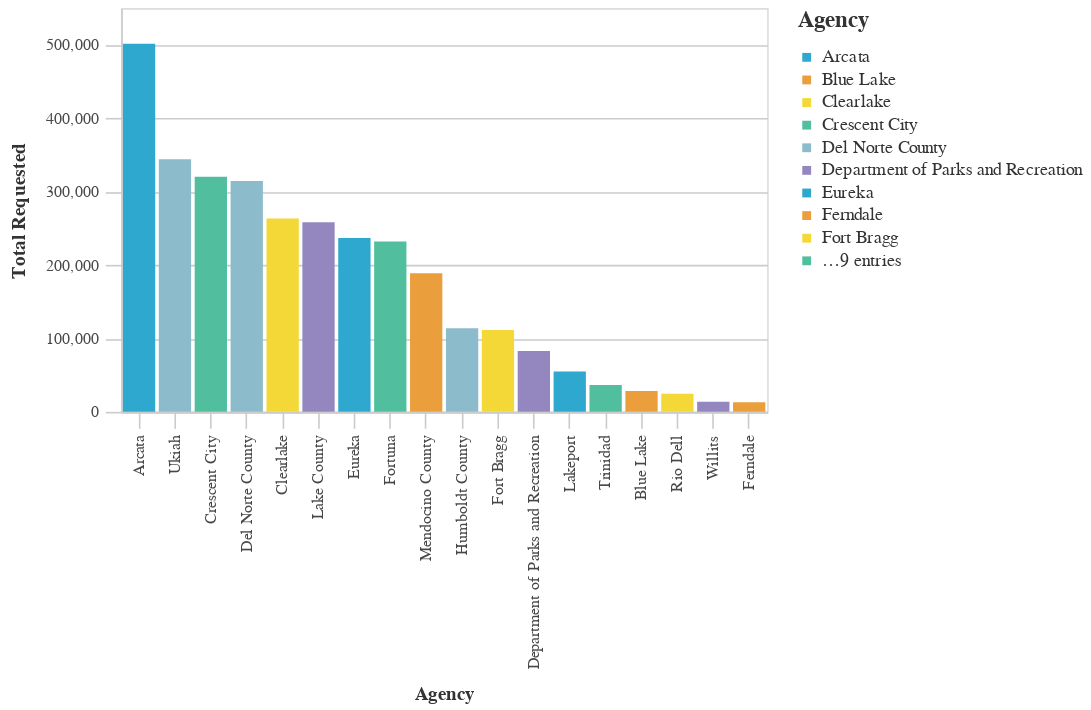

The cell this chart's notebook holds for it:
### Markdown cell above
### Average Total Requested Funds by Agency ($2021)

### Code cell
#Bar chart Average Total Requested Funds by Agency
chart4=(_dla_utils.basic_bar_chart_no_save((((_dla_utils.calculate_data_all(df, 'adjusted_total_requested', 'primary_agency_name', aggfunc="mean"))
                          >>arrange(-_.adjusted_total_requested)).head(30)
                        ), 'primary_agency_name','adjusted_total_requested', 'primary_agency_name', district
                          
                       ))
    
display(chart4)

### Figure 1 — Vega-Lite specification as saved in the notebook (floating-point values rounded to 4 significant figures)
{"config": {"view": {"continuousWidth": 400, "continuousHeight": 300}, "axis": {"domainColor": "#cbcbcb", "grid": true, "gridColor": "#cbcbcb", "gridWidth": 1, "labelColor": "#474747", "labelFont": "Nunito Sans", "labelFontSize": 10, "labelPadding": 4, "tickColor": "#cbcbcb", "tickSize": 10, "titleColor": "#333", "titleFont": "Raleway", "titleFontSize": 12, "titlePadding": 10}, "axisBand": {"grid": false}, "background": "white", "font": "Raleway", "header": {"labelFont": "Nunito Sans", "titleFont": "Raleway"}, "legend": {"labelColor": "#333", "labelFont": "Nunito Sans", "labelFontSize": 11, "labelLimit": 0, "padding": 1, "symbolSize": 30, "symbolType": "square", "titleColor": "#333", "titleFont": "Raleway", "titleFontSize": 14, "titlePadding": 10}, "title": {"anchor": "middle", "font": "Raleway", "fontSize": 18, "fontWeight": 300, "offset": 20}}, "data": {"name": "data-dc8378ae02c5a85a0aedf1bb266392d0"}, "mark": "bar", "encoding": {"color": {"field": "primary_agency_name", "legend": {"symbolLimit": 10, "title": "Agency"}, "scale": {"range": ["#2EA8CE", "#EB9F3C", "#F4D837", "#51BF9D", "#8CBCCB", "#9487C0"]}, "type": "nominal"}, "tooltip": [{"field": "primary_agency_name", "type": "nominal"}, {"field": "adjusted_total_requested", "type": "quantitative"}], "x": {"field": "primary_agency_name", "sort": "-y", "title": "Agency", "type": "nominal"}, "y": {"field": "adjusted_total_requested", "title": "Total Requested", "type": "quantitative"}}, "height": 250, "width": 400, "$schema": "https://vega.github.io/schema/vega-lite/v4.17.0.json", "datasets": {"data-dc8378ae02c5a85a0aedf1bb266392d0": [{"primary_agency_name": "Arcata", "adjusted_total_requested": 501400.0}, {"primary_agency_name": "Ukiah", "adjusted_total_requested": 344000.0}, {"primary_agency_name": "Crescent City", "adjusted_total_requested": 320300.0}, {"primary_agency_name": "Del Norte County", "adjusted_total_requested": 314500.0}, {"primary_agency_name": "Clearlake", "adjusted_total_requested": 263500.0}, {"primary_agency_name": "Lake County", "adjusted_total_requested": 258400.0}, {"primary_agency_name": "Eureka", "adjusted_total_requested": 236800.0}, {"primary_agency_name": "Fortuna", "adjusted_total_requested": 231900.0}, {"primary_agency_name": "Mendocino County", "adjusted_total_requested": 188600.0}, {"primary_agency_name": "Humboldt County", "adjusted_total_requested": 113900.0}, {"primary_agency_name": "Fort Bragg", "adjusted_total_requested": 111400.0}, {"primary_agency_name": "Department of Parks and Recreation", "adjusted_total_requested": 82890.0}, {"primary_agency_name": "Lakeport", "adjusted_total_requested": 54940.0}, {"primary_agency_name": "Trinidad", "adjusted_total_requested": 36470.0}, {"primary_agency_name": "Blue Lake", "adjusted_total_requested": 28390.0}, {"primary_agency_name": "Rio Dell", "adjusted_total_requested": 24580.0}, {"primary_agency_name": "Willits", "adjusted_total_requested": 13610.0}, {"primary_agency_name": "Ferndale", "adjusted_total_requested": 13030.0}]}}
